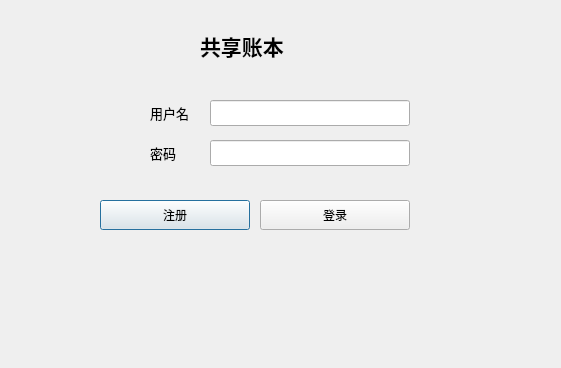
<?xml version="1.0" encoding="UTF-8"?>
<ui version="4.0">
 <class>loginDialog</class>
 <widget class="QDialog" name="loginDialog">
  <property name="geometry">
   <rect>
    <x>0</x>
    <y>0</y>
    <width>561</width>
    <height>368</height>
   </rect>
  </property>
  <property name="windowTitle">
   <string>Dialog</string>
  </property>
  <widget class="QStackedWidget" name="stackedWidget">
   <property name="geometry">
    <rect>
     <x>0</x>
     <y>20</y>
     <width>551</width>
     <height>361</height>
    </rect>
   </property>
   <property name="currentIndex">
    <number>0</number>
   </property>
   <widget class="QWidget" name="loginPage">
    <widget class="QLineEdit" name="nameEdit">
     <property name="geometry">
      <rect>
       <x>210</x>
       <y>80</y>
       <width>200</width>
       <height>26</height>
      </rect>
     </property>
    </widget>
    <widget class="QLineEdit" name="passEdit">
     <property name="geometry">
      <rect>
       <x>210</x>
       <y>120</y>
       <width>200</width>
       <height>26</height>
      </rect>
     </property>
    </widget>
    <widget class="QLabel" name="label">
     <property name="enabled">
      <bool>true</bool>
     </property>
     <property name="geometry">
      <rect>
       <x>150</x>
       <y>80</y>
       <width>51</width>
       <height>26</height>
      </rect>
     </property>
     <property name="font">
      <font>
       <pointsize>10</pointsize>
      </font>
     </property>
     <property name="text">
      <string>用户名</string>
     </property>
    </widget>
    <widget class="QPushButton" name="signButton">
     <property name="geometry">
      <rect>
       <x>100</x>
       <y>180</y>
       <width>150</width>
       <height>30</height>
      </rect>
     </property>
     <property name="text">
      <string>注册</string>
     </property>
    </widget>
    <widget class="QLabel" name="label_2">
     <property name="geometry">
      <rect>
       <x>150</x>
       <y>120</y>
       <width>41</width>
       <height>26</height>
      </rect>
     </property>
     <property name="font">
      <font>
       <pointsize>10</pointsize>
      </font>
     </property>
     <property name="text">
      <string>密码</string>
     </property>
    </widget>
    <widget class="QPushButton" name="logButton">
     <property name="geometry">
      <rect>
       <x>260</x>
       <y>180</y>
       <width>150</width>
       <height>30</height>
      </rect>
     </property>
     <property name="text">
      <string>登录</string>
     </property>
    </widget>
    <widget class="QLabel" name="label_6">
     <property name="geometry">
      <rect>
       <x>200</x>
       <y>10</y>
       <width>161</width>
       <height>31</height>
      </rect>
     </property>
     <property name="font">
      <font>
       <pointsize>16</pointsize>
       <italic>false</italic>
       <bold>true</bold>
      </font>
     </property>
     <property name="text">
      <string>共享账本</string>
     </property>
    </widget>
   </widget>
   <widget class="QWidget" name="signinPage">
    <widget class="QLineEdit" name="pwEdit">
     <property name="geometry">
      <rect>
       <x>220</x>
       <y>90</y>
       <width>200</width>
       <height>26</height>
      </rect>
     </property>
    </widget>
    <widget class="QLabel" name="label_3">
     <property name="geometry">
      <rect>
       <x>140</x>
       <y>90</y>
       <width>61</width>
       <height>26</height>
      </rect>
     </property>
     <property name="font">
      <font>
       <pointsize>10</pointsize>
      </font>
     </property>
     <property name="text">
      <string>密码</string>
     </property>
    </widget>
    <widget class="QLabel" name="label_4">
     <property name="geometry">
      <rect>
       <x>140</x>
       <y>50</y>
       <width>61</width>
       <height>26</height>
      </rect>
     </property>
     <property name="font">
      <font>
       <pointsize>10</pointsize>
      </font>
     </property>
     <property name="text">
      <string>用户名</string>
     </property>
    </widget>
    <widget class="QLineEdit" name="nameEdit_2">
     <property name="geometry">
      <rect>
       <x>220</x>
       <y>50</y>
       <width>200</width>
       <height>26</height>
      </rect>
     </property>
    </widget>
    <widget class="QPushButton" name="signButton_1">
     <property name="geometry">
      <rect>
       <x>310</x>
       <y>190</y>
       <width>101</width>
       <height>31</height>
      </rect>
     </property>
     <property name="text">
      <string>注册</string>
     </property>
    </widget>
    <widget class="QPushButton" name="retnButton">
     <property name="geometry">
      <rect>
       <x>150</x>
       <y>190</y>
       <width>91</width>
       <height>31</height>
      </rect>
     </property>
     <property name="text">
      <string>返回</string>
     </property>
    </widget>
    <widget class="QLabel" name="label_5">
     <property name="geometry">
      <rect>
       <x>140</x>
       <y>130</y>
       <width>71</width>
       <height>21</height>
      </rect>
     </property>
     <property name="font">
      <font>
       <pointsize>10</pointsize>
      </font>
     </property>
     <property name="text">
      <string>确认密码</string>
     </property>
    </widget>
    <widget class="QLineEdit" name="pwconEdit">
     <property name="geometry">
      <rect>
       <x>220</x>
       <y>130</y>
       <width>200</width>
       <height>26</height>
      </rect>
     </property>
    </widget>
   </widget>
  </widget>
 </widget>
 <resources/>
 <connections/>
</ui>
